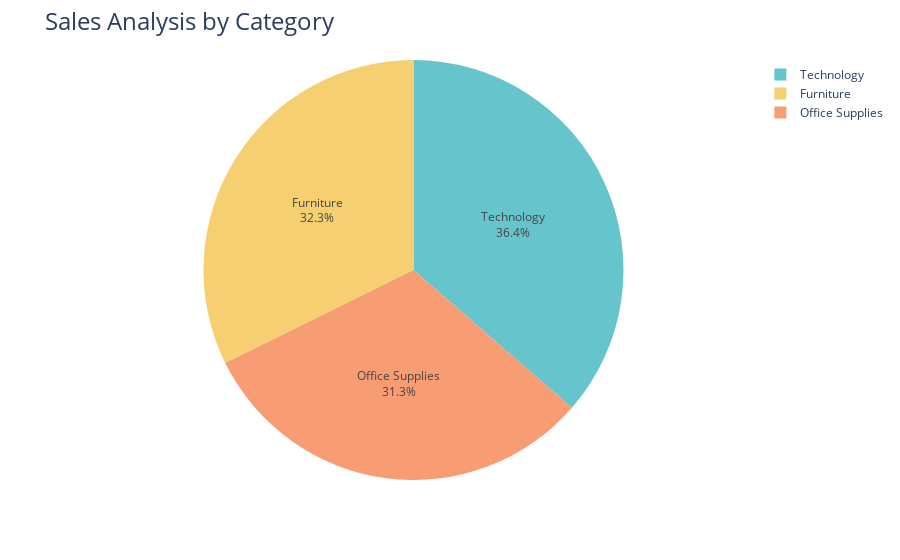

This figure's notebook cell:
### Markdown cell above
# 2. Sales Analysis by Category

### Code cell
sales_by_category = data.groupby('Category')['Sales'].sum().reset_index()


fig = px.pie(sales_by_category, 
             values='Sales', 
             names='Category', 
             hole=0, 
             color_discrete_sequence=px.colors.qualitative.Pastel)

fig.update_traces(textposition='inside', textinfo='percent+label')
fig.update_layout(title_text='Sales Analysis by Category', title_font=dict(size=24))

fig.show()

### Figure 1 — Plotly figure (JSON) as saved in the notebook; plotly's stock layout.template omitted (floating-point values rounded to 4 significant figures)
{"data": [{"domain": {"x": [0, 1], "y": [0, 1]}, "hole": 0, "hovertemplate": "Category=%{label}<br>Sales=%{value}<extra></extra>", "labels": ["Furniture", "Office Supplies", "Technology"], "legendgroup": "", "name": "", "showlegend": true, "textinfo": "percent+label", "textposition": "inside", "type": "pie", "values": [742000.0, 719000.0, 836200.0]}], "layout": {"autosize": true, "legend": {"tracegroupgap": 0}, "margin": {"t": 60}, "piecolorway": ["rgb(102, 197, 204)", "rgb(246, 207, 113)", "rgb(248, 156, 116)", "rgb(220, 176, 242)", "rgb(135, 197, 95)", "rgb(158, 185, 243)", "rgb(254, 136, 177)", "rgb(201, 219, 116)", "rgb(139, 224, 164)", "rgb(180, 151, 231)", "rgb(179, 179, 179)"], "title": {"font": {"size": 24}, "text": "Sales Analysis by Category"}}}
